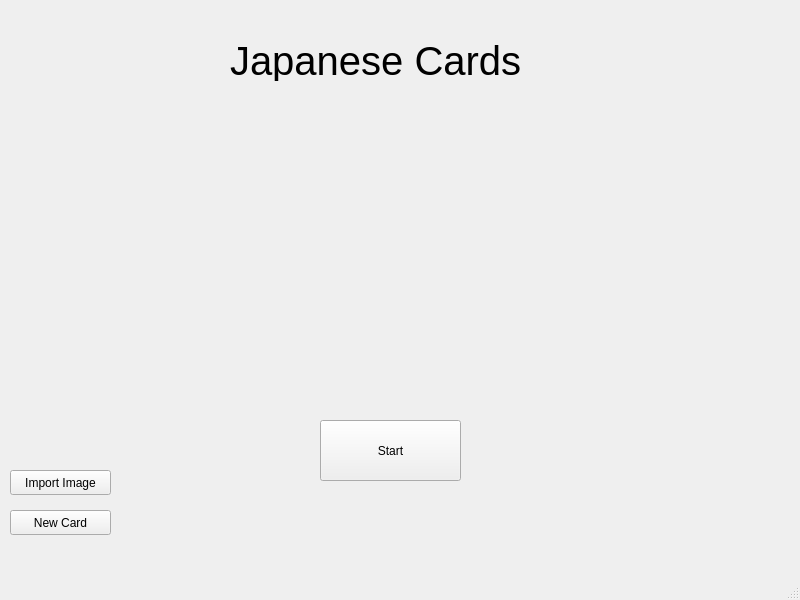
<?xml version="1.0" encoding="UTF-8"?>
<ui version="4.0">
 <class>MainWindow</class>
 <widget class="QMainWindow" name="MainWindow">
  <property name="geometry">
   <rect>
    <x>0</x>
    <y>0</y>
    <width>800</width>
    <height>600</height>
   </rect>
  </property>
  <property name="windowTitle">
   <string>MainWindow</string>
  </property>
  <widget class="QWidget" name="centralwidget">
   <widget class="QLabel" name="label">
    <property name="geometry">
     <rect>
      <x>230</x>
      <y>40</y>
      <width>311</width>
      <height>41</height>
     </rect>
    </property>
    <property name="font">
     <font>
      <family>Arial</family>
      <pointsize>30</pointsize>
     </font>
    </property>
    <property name="text">
     <string>Japanese Cards</string>
    </property>
   </widget>
   <widget class="QPushButton" name="pushButton">
    <property name="geometry">
     <rect>
      <x>320</x>
      <y>420</y>
      <width>141</width>
      <height>61</height>
     </rect>
    </property>
    <property name="text">
     <string>Start</string>
    </property>
   </widget>
   <widget class="QPushButton" name="pushButton_2">
    <property name="geometry">
     <rect>
      <x>10</x>
      <y>470</y>
      <width>101</width>
      <height>25</height>
     </rect>
    </property>
    <property name="text">
     <string>Import Image</string>
    </property>
   </widget>
   <widget class="QPushButton" name="pushButton_3">
    <property name="geometry">
     <rect>
      <x>10</x>
      <y>510</y>
      <width>101</width>
      <height>25</height>
     </rect>
    </property>
    <property name="text">
     <string>New Card</string>
    </property>
   </widget>
  </widget>
  <widget class="QMenuBar" name="menubar">
   <property name="geometry">
    <rect>
     <x>0</x>
     <y>0</y>
     <width>800</width>
     <height>22</height>
    </rect>
   </property>
  </widget>
  <widget class="QStatusBar" name="statusbar"/>
 </widget>
 <resources>
  <include location="../../../../Downloads/teste.qrc"/>
 </resources>
 <connections/>
</ui>
